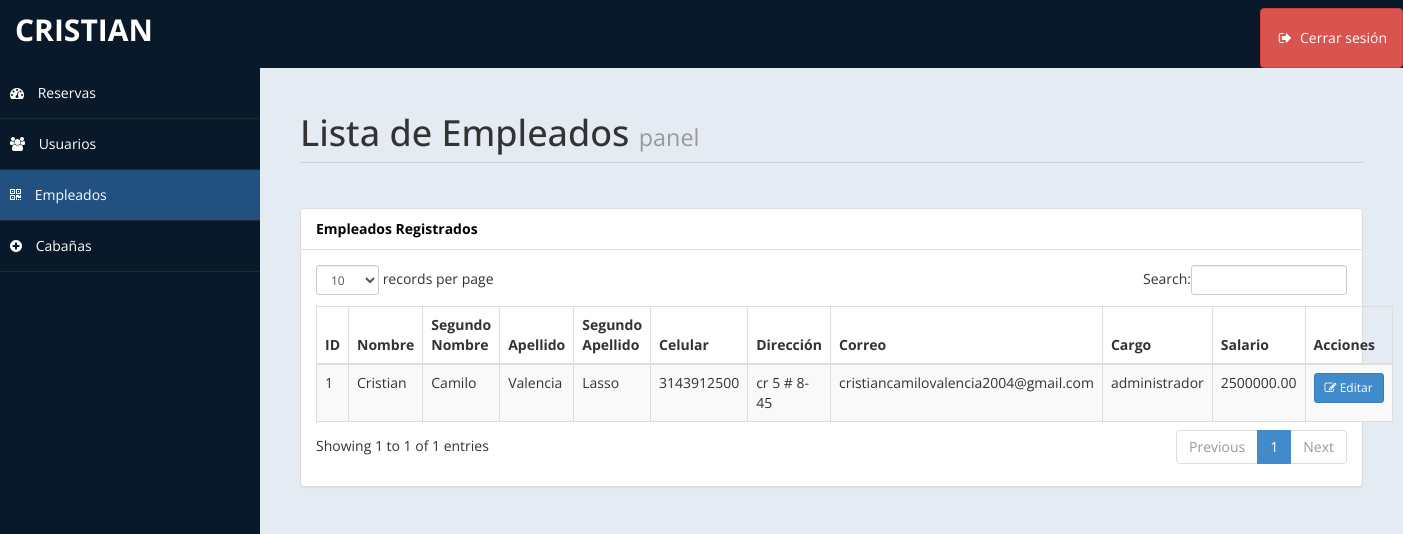
The page /admin/vista_empleados.php (signed in) on the database its author committed.
### tables this page shows
CREATE TABLE `empleado` (
  `cod_empleado` int(11) NOT NULL,
  `cod_cargo` int(11) DEFAULT NULL,
  `nombre` varchar(100) NOT NULL,
  `segundo_nombre` varchar(100) DEFAULT NULL,
  `apellido` varchar(100) NOT NULL,
  `segundo_apellido` varchar(100) DEFAULT NULL,
  `celular` varchar(20) DEFAULT NULL,
  `direccion` varchar(200) DEFAULT NULL,
  `correo` varchar(150) DEFAULT NULL,
  `contrasena` varchar(255) NOT NULL
);

CREATE TABLE `cargoempleado` (
  `cod_cargo` int(11) NOT NULL,
  `nombre` varchar(100) NOT NULL,
  `descripcion` varchar(200) DEFAULT NULL,
  `salario` decimal(10,2) DEFAULT NULL
);

### admin/vista_empleados.php (the view, shortened to what this page needs)
<?php
include('../db.php');
?>
<!DOCTYPE html>
<html lang="es">
<head>
    <link href="assets/css/bootstrap.css" rel="stylesheet" />
    <link href="assets/css/font-awesome.css" rel="stylesheet" />
    <link href="assets/css/custom-styles.css" rel="stylesheet" />
    <link href="assets/js/dataTables/dataTables.bootstrap.css" rel="stylesheet" />
</head>
<body>
<div id="wrapper">
    <nav class="navbar navbar-default top-navbar" role="navigation">
        <div class="navbar-header">
            <a class="navbar-brand" href="home.php"><?php echo $_SESSION["user"]; ?></a>
        </div>
        <ul class="nav navbar-top-links navbar-right">
            <li>
                <a href="../index.php" class="btn btn-danger" style="margin-top:8px; color:white;">
                    <i class="fa fa-sign-out fa-fw"></i> Cerrar sesión
                </a>
            </li>
        </ul>
    </nav>
    <nav class="navbar-default navbar-side" role="navigation">
        <div class="sidebar-collapse">
            <ul class="nav" id="main-menu">
                <li><a href="home.php"><i class="fa fa-dashboard"></i> Reservas</a></li>
                <li><a href="vista_usuarios.php"><i class="fa fa-users"></i> Usuarios</a></li>
                <li><a class="active-menu" href="vista_empleados.php"><i class="fa fa-qrcode"></i> Empleados</a></li>
                <li><a href="room.php"><i class="fa fa-plus-circle"></i> Cabañas</a></li>
            </ul>
        </div>
    </nav>
    <div id="page-wrapper">
        <div id="page-inner">
            <div class="row">
                <div class="col-md-12">
                    <h1 class="page-header">Lista de Empleados <small>panel</small></h1>
                </div>
            </div>
            <div class="row">
                <div class="col-md-12">
                    <div class="panel panel-default">
                        <div class="panel-heading">
                            Empleados Registrados
                        </div>
                        <div class="panel-body">
                            <div class="table-responsive">
                                <table class="table table-striped table-bordered table-hover" id="dataTables-example">
                                    <thead>
                                        <tr>
                                            <th>ID</th>
                                            <th>Nombre</th>
                                            <th>Segundo Nombre</th>
                                            <th>Apellido</th>
                                            <th>Segundo Apellido</th>
                                            <th>Celular</th>
                                            <th>Dirección</th>
                                            <th>Correo</th>
                                            <th>Cargo</th>
                                            <th>Salario</th>
                                            <th>Acciones</th>
                                        </tr>
                                    </thead>
                                    <tbody>
                                        <?php
                                        $sql = "SELECT e.cod_empleado, e.nombre, e.segundo_nombre, e.apellido, e.segundo_apellido,
                                                        e.celular, e.direccion, e.correo,
                                                        c.nombre AS cargo, c.salario
                                                FROM Empleado e
                                                LEFT JOIN CargoEmpleado c ON e.cod_cargo = c.cod_cargo
                                                ORDER BY e.cod_empleado DESC";
                                        $result = mysqli_query($conn, $sql);
                                        if (mysqli_num_rows($result) > 0) {
                                            while ($row = mysqli_fetch_assoc($result)) {
                                                $id = htmlspecialchars($row['cod_empleado']);
                                                echo "<tr>
                                                    <td>{$id}</td>
                                                    <td>" . htmlspecialchars($row['nombre']) . "</td>
                                                    <td>" . htmlspecialchars($row['segundo_nombre'] ?? '-') . "</td>
                                                    <td>" . htmlspecialchars($row['apellido']) . "</td>
                                                    <td>" . htmlspecialchars($row['segundo_apellido'] ?? '-') . "</td>
                                                    <td>" . htmlspecialchars($row['celular'] ?? '-') . "</td>
                                                    <td>" . htmlspecialchars($row['direccion'] ?? '-') . "</td>
                                                    <td>" . htmlspecialchars($row['correo'] ?? '-') . "</td>
                                                    <td>" . htmlspecialchars($row['cargo'] ?? 'Sin cargo') . "</td>
                                                    <td>" . htmlspecialchars($row['salario'] ?? 'No definido') . "</td>
                                                    <td>
                                                        <button class='btn btn-sm btn-primary edit-btn'
                                                            data-id='{$id}'
                                                            data-nombre='" . htmlspecialchars($row['nombre']) . "'
                                                            data-segundonombre='" . htmlspecialchars($row['segundo_nombre']) . "'
                                                            data-apellido='" . htmlspecialchars($row['apellido']) . "'
                                                            data-segundoapellido='" . htmlspecialchars($row['segundo_apellido']) . "'
                                                            data-celular='" . htmlspecialchars($row['celular']) . "'
                                                            data-direccion='" . htmlspecialchars($row['direccion']) . "'
                                                            data-correo='" . htmlspecialchars($row['correo']) . "'
                                                            data-cargo='" . htmlspecialchars($row['cargo']) . "'
                                                            data-salario='" . htmlspecialchars($row['salario']) . "'>
                                                            <i class='fa fa-edit'></i> Editar
                                                        </button>
                                                    </td>
                                                </tr>";
                                            }
                                        } else {
                                            echo "<tr><td colspan='11' class='text-center'>No hay empleados registrados</td></tr>";
                                        }
                                        ?>
                                    </tbody>
                                </table>
                            </div>
                        </div>
                    </div>
                </div>
            </div>
        </div>
    </div>
</div>
</body>
</html>

### admin/assets/css/custom-styles.css (style rules this page uses)
body { font-family: 'Open Sans', sans-serif; }
#wrapper { width: 100%; background:#09192A; }
#page-wrapper { padding: 15px 15px; min-height: 600px; background:#E5EBF2; }
#page-inner { width:100%; margin:10px 20px 10px 0px; background-color:transparent; padding:10px; min-height:1200px; }
h1, .h1, h2, .h2, h3, .h3 { margin-top: 7px; margin-bottom: -5px; }
.page-header { padding-bottom: 9px; margin: 10px 0 45px; border-bottom: 1px solid #C7D1DD; }
.panel-default > .panel-heading { color: #000; background-color: #FFFFFF; border-color: #ddd; font-weight:bold; }
.top-navbar { margin:0px; }
.top-navbar .navbar-brand { color: #fff; width: 260px; text-align: left; height: 60px; font-size: 30px; font-weight: 700; text-transform: uppercase; line-height: 30px; }
.top-navbar .nav > li { position: relative; display: inline-block; }
.top-navbar .nav > li > a { position: relative; display: block; padding: 19px 15px; color: #77C0FD; }
.active-menu { background-color:#225081!important; }
.sidebar-collapse , .sidebar-collapse .nav { background:none; }
.sidebar-collapse .nav { padding:0; }
.sidebar-collapse .nav > li > a { color:#fff; background:transparent; text-shadow:none; }
.sidebar-collapse > .nav > li > a { padding:15px 10px; }
.sidebar-collapse > .nav > li { border-bottom: 1px solid rgba(107, 108, 109, 0.19); }
.navbar-side { border:none; background-color: transparent; }
.top-navbar { background:#09192A; border-bottom:none; }
.top-navbar .nav > li > a > i { margin-right: 2px; }
.navbar-default { border:0px solid black; }
.navbar-header { background: #09192A; }
.nav > li > a > i { margin-right:10px; }
@media (min-width:768px) { #page-wrapper { margin: 0 0 0 260px; padding: 15px 30px; min-height: 1200px; } }
@media (min-width:768px) { .navbar-side { z-index: 1; position: absolute; width: 260px; } }
@media (min-width:768px) { .navbar { border-radius: 0px; } }

### rows shown on the page
empleado: cod_empleado "1", nombre "Cristian", segundo_nombre "Camilo", apellido "Valencia", segundo_apellido "Lasso", celular "3143912500", direccion "cr 5 # 8-45", correo "cristiancamilovalencia2004@gmail.com", cod_cargo.nombre "administrador", cod_cargo.salario "2500000.00"

### other values the page prints
$_SESSION["user"] "CRISTIAN"
